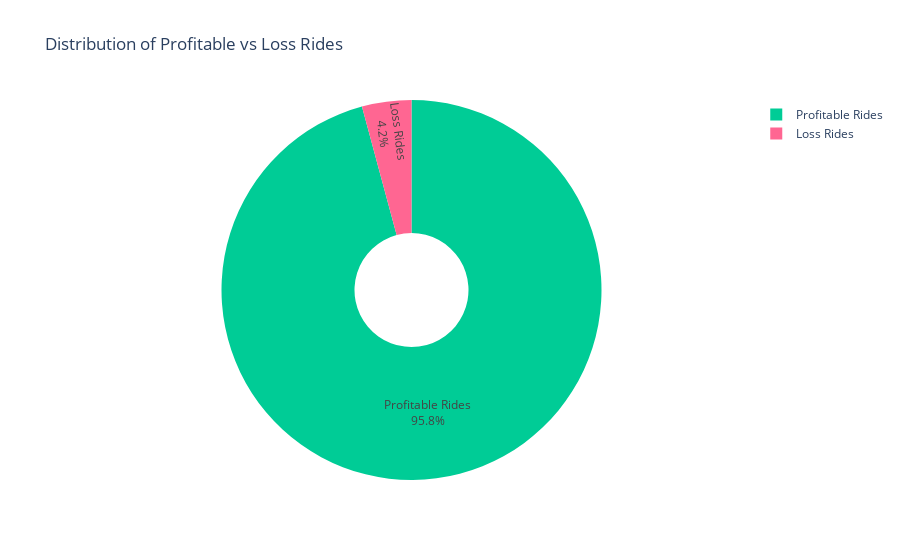

Notebook code for this chart:
### Code cell
df['profit_percentage'] = (df['adjusted_ride_cost'] - df['Historical_Cost_of_Ride']) / df['Historical_Cost_of_Ride'] * 100

profitable_rides = df[df['profit_percentage'] > 0]

loss_rides = df[df['profit_percentage'] < 0]

profitable_count = len(profitable_rides)
loss_count = len(loss_rides)

fig = go.Figure(data=[
    go.Pie(
        labels=['Profitable Rides', 'Loss Rides'],
        values=[profitable_count, loss_count],
        hole=0.3,
        textinfo='label+percent',
        marker=dict(colors=['#00cc96', '#ff6692'])
    )
])

fig.update_layout(title='Distribution of Profitable vs Loss Rides')

### Figure 1 — Plotly figure (JSON) as saved in the notebook; plotly's stock layout.template omitted (floating-point values rounded to 4 significant figures)
{"data": [{"hole": 0.3, "labels": ["Profitable Rides", "Loss Rides"], "marker": {"colors": ["#00cc96", "#ff6692"]}, "textinfo": "label+percent", "type": "pie", "values": [958, 42]}], "layout": {"title": {"text": "Distribution of Profitable vs Loss Rides"}}}
